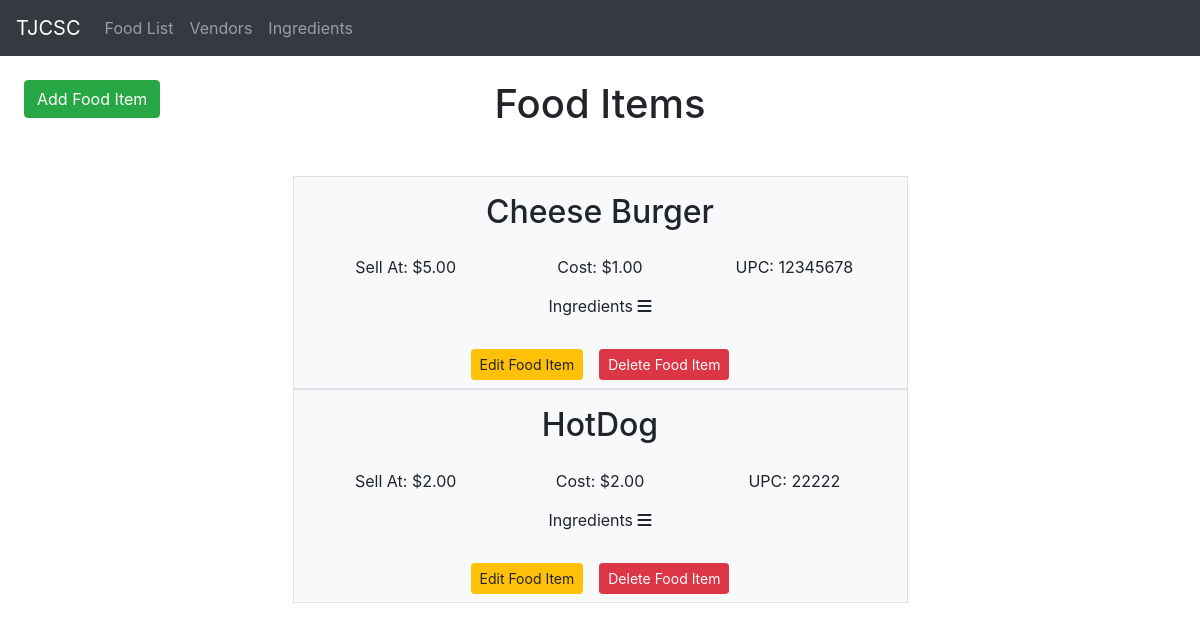
The page / on the database its author committed.
### foodlist/models.py (models this page shows)
class FoodItem(models.Model):
    food_item_name = models.CharField(max_length=100)
    sell_at = models.DecimalField(default=0.00, max_digits=100, decimal_places=2)
    cost = models.DecimalField(default=0.00, max_digits=100, decimal_places=2)
    upc = models.IntegerField()
    ingredients = models.ManyToManyField(Ingredient, through='Recipes')

### foodlist/views.py (the view)
# urls.py: 2. Add a URL to urlpatterns:  path('', views.home, name='home')
def home(request):
    context = {
       'foods' : FoodItem.objects.all(),
       'recipes' : Recipes.objects.prefetch_related('ingredient_item', 'food_item').all()
    }
    return render(request, 'foodlist/home.html', context)

### foodlist/templates/foodlist/home.html (shortened to what this page needs)
{% extends "foodlist/base.html" %}
{% block content %}
<div class='container=fluid'>
    <div class='row mt-4'>
        <div class='col-2'>
            <a class='btn btn-success ml-4' href="{% url 'foodlist-create' %}">Add Food Item</a>
        </div>
        <div class='col-8 d-flex justify-content-center'>
            <h1 class='h1 mb-5'>Food Items</h1>
        </div>
    </div>
    {% for food in foods %}
    <div class='row d-flex justify-content-center'>
        <div class='col-6 bg bg-light border'>
            <div class='row'>
                <div class='col-12 d-flex justify-content-center mb-3 mt-3'>
                    <h2>{{ food.food_item_name }}</h2>
                </div>
            </div>
            <div class='row'>
                <div class='col-12 d-flex'>
                    <label class='col-4 text-center'>Sell At: ${{ food.sell_at }}</label>
                    <label class='col-4 text-center'>Cost: ${{ food.cost }} </label>
                    <label class='col-4 text-center'>UPC: {{ food.upc }} </label>
                </div>
            </div>
            <div class='row '>
                <div class="col-12 text-center">
                    <button class="btn mb-4" type="button" data-toggle="collapse" data-target="#{{food.food_item_name|truncatechars:3}}" aria-expanded="false" aria-controls="{{food.food_item_name|truncatechars:3}}">
                        Ingredients   <i class="fas fa-bars"></i>
                    </button>
                </div>
            </div>
            <div class='row'>
                <div class='col-12 d-flex mb-2 justify-content-center'>
                    <a class='btn btn-sm btn-warning mr-3' href="#">Edit Food Item</a>
                    <a class='btn btn-sm btn-danger' href="#">Delete Food Item</a>
                </div>
            </div>
        </div>
    </div>
    {% endfor %}
</div>
{% endblock %}

### rows shown on the page
FoodItem: food_item_name "Cheese Burger", sell_at "5.00", cost "1.00", upc "12345678"
FoodItem: food_item_name "HotDog", sell_at "2.00", cost "2.00", upc "22222"
